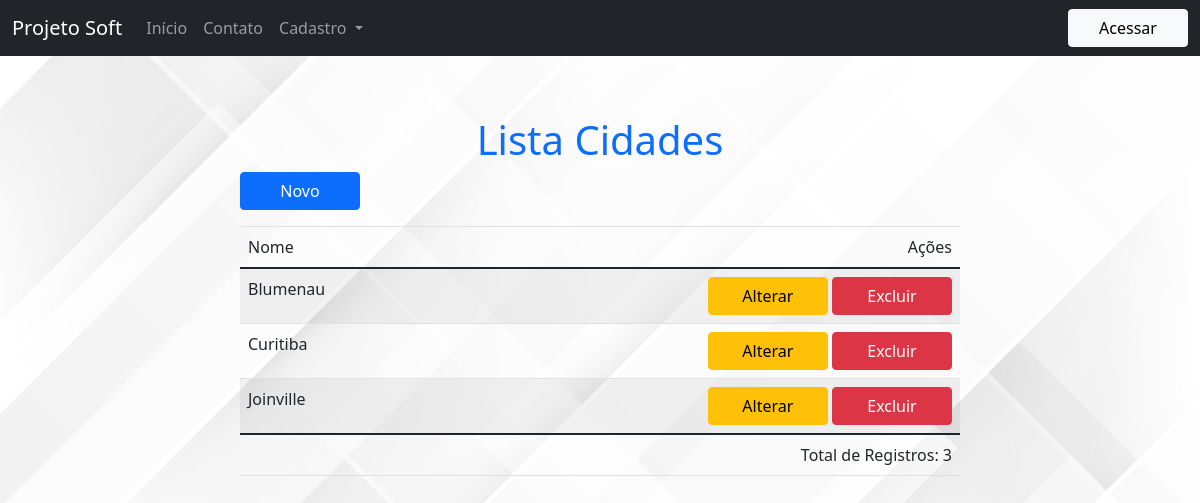
Page /lista-cidade on the committed database.
### cliente/models.py (models this page shows, shortened)
class Cidade(models.Model):
    nome = models.CharField(max_length=50, blank=False, null=False)
    uf = models.ForeignKey(UF, on_delete=models.CASCADE, blank=False, null=False)
    class Meta:
        db_table = 'cidade'

### meu_site/views.py (the view)
# urls.py: path('lista-cidade', lista_cidades),
def lista_cidades(request):
    cidade = Cidade.objects.all().order_by('nome')
    totalCidade = cidade.count()
    return render(request, 'lista-cidades.html', {'cidade' : cidade, 'total' : totalCidade})

### templates/lista-cidades.html (shortened to what this page needs)
{% extends 'base.html'%}
{% block corpo %}
<div id="conteudo-dados">
    <div style="display: flex; flex-direction: row; justify-content: center;">
        <h1 class='text-primary'>Lista Cidades</h1>
    </div>
    <a href="cadastro-cidade">
        <input type="button" value="Novo" class="btn btn-primary">
    </a>
    {% if total > 0 %}
    <table class="table table-striped">
        <thead>
            <tr>
                <th colspan='3'></th>
            </tr>
            <tr>
                <td>Nome</td>
                <td colspan='2' align="right">Ações</td>
            </tr>
        </thead>
        <tbody>
            {% for cidade in cidade %}
            <tr>
                <td><label>{{ cidade.nome }}</label></td>
                <td align="right">
                    <a href="altera-cidade">
                        <input type="button" class="btn btn-warning" value="Alterar"></a>
                    <a href="exclui-cidade">
                        <input type="button" class="btn btn-danger" value="Excluir">
                    </a>
                </td>
            </tr>
            {% endfor %}
        </tbody>
        <tfoot>
            <tr>
                <td colspan="3" align="right">Total de Registros: {{ total }}</td>
            </tr>
        </tfoot>
    </table>
    {% else %}
    {% include 'semitens.html' %}
    {% endif %}
</div>
{% endblock %}

### static/css/style.css (style rules this page uses)
body { background-attachment: fixed; background-size: 100%; }
.btn { width: 120px; }
#conteudo-dados { display: flex; flex-direction: column; justify-content: center; width: 60%; margin-left: 20%; margin-top: 5%; }

### rows in the picture
Cidade: nome "Blumenau"
Cidade: nome "Curitiba"
Cidade: nome "Joinville"

### other values in the picture
{{ total }} "3"
